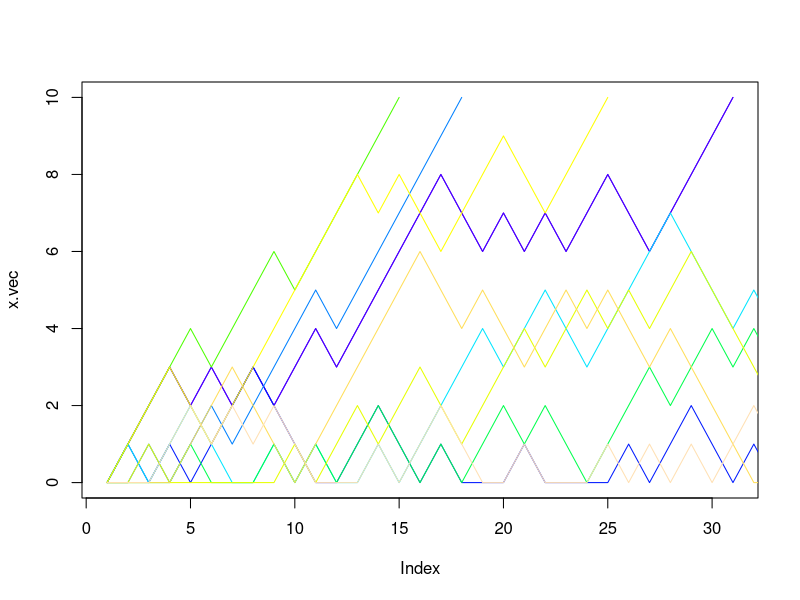

The R source for this figure:
n.boxes <- 10
p <- 0.5
n.trials <- 10
x.start <- 0



colfunc <- colorRampPalette(c("red", "purple"))
colors <- topo.colors(n.trials)

for (i in 1 : n.trials) {
  x.vec <- c(x.start)
  while (x.vec[length(x.vec)] < n.boxes) {
    r <- runif(1, 0, 1)
    x <- x.vec[length(x.vec)] + (r < p) * 1.0 + (x.vec[length(x.vec)] > x.start) * (r > (1 - p)) * -1.0
    x.vec <- append(x.vec, x)
  }
  
  if (i == 1) {
    plot(x.vec, type="l", col=colors[1])
  }
  lines(x.vec, col=colors[i], xlim=c(1, length(x.vec)))
  print(length(x.vec))
}